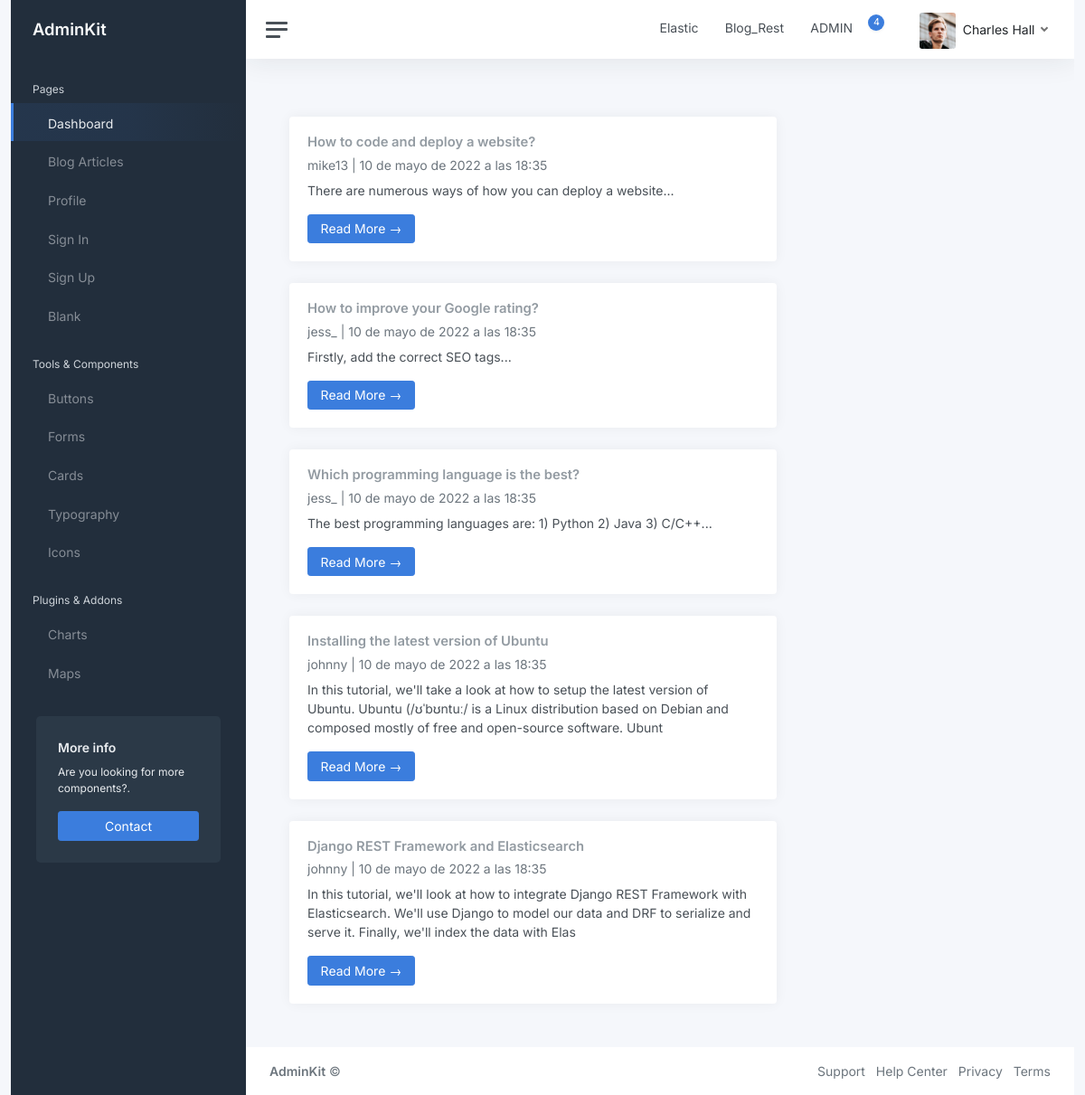
Before: /blog_articles/ with the older database file.
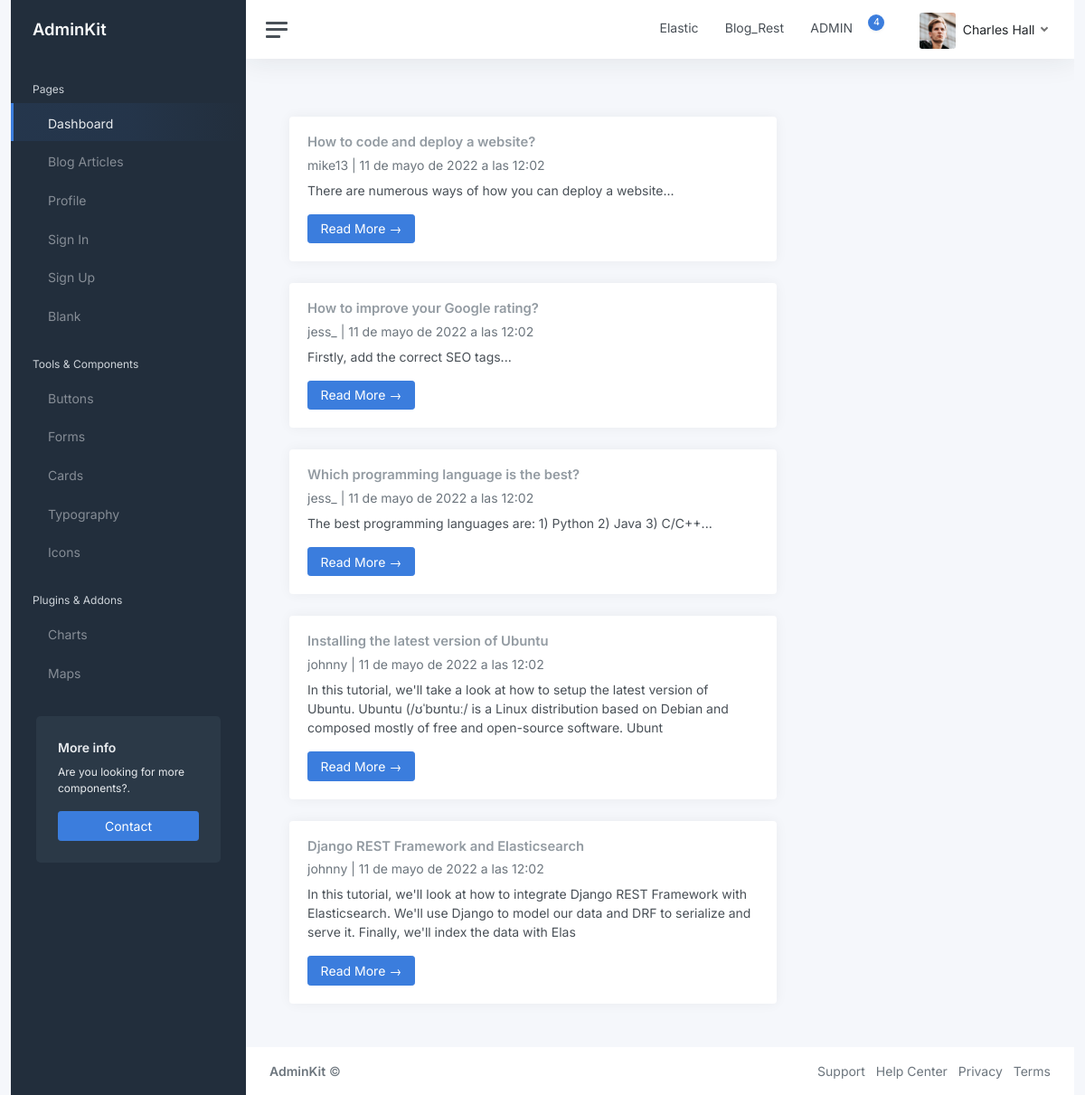
After: the same page with the newer database file.
### blog/models.py (models this page shows, shortened)
class Article(models.Model):
    title = models.CharField(max_length=256)
    author = models.ForeignKey(to=User, on_delete=models.CASCADE)
    type = models.CharField(max_length=2, choices=ARTICLE_TYPES, default='UN')
    categories = models.ManyToManyField(to=Category, blank=True, related_name='categories')
    content = models.TextField()
    created_datetime = models.DateTimeField(auto_now_add=True)
    updated_datetime = models.DateTimeField(auto_now=True)

### landing/views.py (the view)
# urls.py: path('blog_articles/', views.blog_articles, name='blog_articles'),
def blog_articles(request):
    queryset = Article.objects.all()
    template_name = 'landing/blog_articles.html'
    context = {'blog_articles': queryset}
    return render(request, template_name, context)

### landing/templates/landing/blog_articles.html (shortened to what this page needs)
{% extends "base.html" %}
{% load static %}
{% block content %}
			<main class="content">
				<div class="container-fluid p-0">
					<div class="row">
						<div class="col-md-8 mt-3 left">
							{% for post in blog_articles %}
							<div class="card mb-4">
								<div class="card-body">
									<h2 class="card-title">{{ post.title }}</h2>
									<p class="card-text text-muted h6">{{ post.author }} | {{ post.created_datetime}} </p>
									<p class="card-text">{{post.content|slice:":200" }}</p>
									<a href="{% url 'blog_article_detail' post.pk  %}" class="btn btn-primary">Read More &rarr;</a>
								</div>
							</div>
							{% endfor %}
						</div>
					</div>
				</div>
			</main>
			{% endblock %}

Changed rows visible on the page:
changed Article "How to code and deploy a website?": created_datetime "10 de mayo de 2022 a las 18:35" → "11 de mayo de 2022 a las 12:02"
changed Article "How to improve your Google rating?": created_datetime "10 de mayo de 2022 a las 18:35" → "11 de mayo de 2022 a las 12:02"
changed Article "Which programming language is the best?": created_datetime "10 de mayo de 2022 a las 18:35" → "11 de mayo de 2022 a las 12:02"
changed Article "Installing the latest version of Ubuntu": created_datetime "10 de mayo de 2022 a las 18:35" → "11 de mayo de 2022 a las 12:02"
changed Article "Django REST Framework and Elasticsearch": created_datetime "10 de mayo de 2022 a las 18:35" → "11 de mayo de 2022 a las 12:02"
